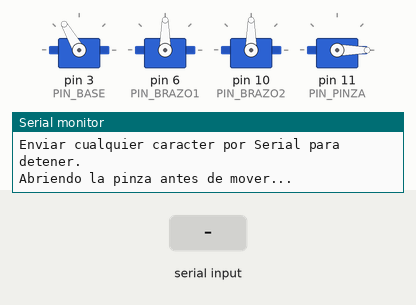
Bench run of a sketch on a simulated Arduino Uno, built with avr-gcc and run on an emulated ATmega328P. On the bench: 4 × servo, the last lines printed to the serial monitor. The inputs (shaded band) are chosen by the test bench.

Above: at 1.1 s.
At 6.8 s:
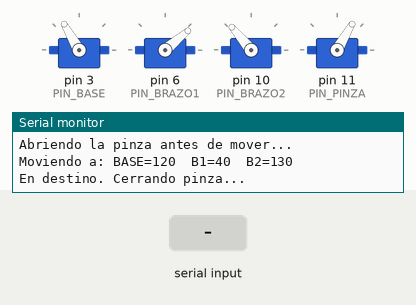
At 17.5 s:
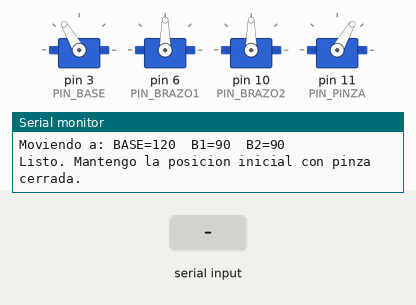
17.6 s: "1" received over Serial
Timing chart, 0 to 20.6 s (numbered marks = the images above; inputs shaded):
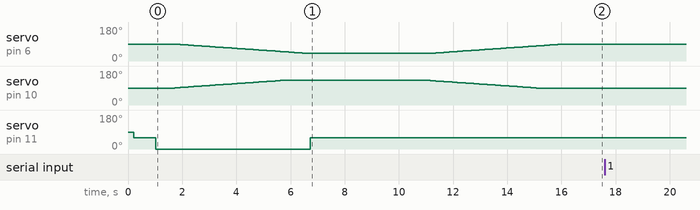

The sketch:

mover_angulos.ino
```cpp
/*
  mover_angulos.ino

  Mueve el brazo COMPLETO (BASE, BRAZO1, BRAZO2) desde ángulos de
  inicio hasta ángulos objetivo lentamente, mantiene la posición unos
  segundos y vuelve a la posición "base" (parked).

  Seguridad (comentario):
    RESUMEN: BRAZO COMPLETO (BRAZO1 + BRAZO2)
    MIN raw: 83
    MAX raw: 167

    RANGO SEGURO (con margen 5): 88 a 160

  Edita las variables `START_*` y `TARGET_*` más abajo para indicar
  los ángulos de inicio y destino. Respeta los rangos seguros.

  Uso:
    - Abrí en el IDE de Arduino y subí el sketch.
    - Abrí el Monitor Serial a 9600 para ver mensajes.
    - Enviá cualquier caracter por Serial para detener la ejecución.

*/

#include <Servo.h>

#define PIN_BASE   3
#define PIN_BRAZO1 6
#define PIN_BRAZO2 10
#define PIN_PINZA   11

// --- Ajusta aquí los ángulos de inicio y objetivo ---
// Valores de inicio (posición desde la que arrancan)
const int START_BASE   = 120;
const int START_BRAZO1 = 90;
const int START_BRAZO2 = 90;
const int START_PINZA  = 60; // pinza cerrad

// Valores objetivo (a donde quieres que vaya el brazo)
const int TARGET_BASE   = 120; // 90 era b2
const int TARGET_BRAZO1 = 40;
const int TARGET_BRAZO2 = 130;
// ----------------------------------------------------

// Ángulos de pinza
const int PINZA_ABIERTA = 0;
const int PINZA_CERRADA = 60;

// Tiempo que mantiene la posición objetivo (ms)
const unsigned long HOLD_MS = 3000; // 3 segundos

// Velocidad: ms entre cada paso de 1° (mayor = más lento)
const unsigned int MS_POR_PASO = 100; // movimiento lento

// Posición al final del ciclo: regresa a la posición inicial
const int RETURN_BASE   = START_BASE;
const int RETURN_BRAZO1 = START_BRAZO1;
const int RETURN_BRAZO2 = START_BRAZO2;

Servo servoBase;
Servo servoBrazo1;
Servo servoBrazo2;
Servo servoPinza;

// Estado actual (se actualiza conforme se escriben ángulos)
int angBase;
int angBrazo1;
int angBrazo2;

bool detenido = false;

void setup() {
  Serial.begin(9600);
  delay(200);

  servoBase.attach(PIN_BASE);
  servoBrazo1.attach(PIN_BRAZO1);
  servoBrazo2.attach(PIN_BRAZO2);
  servoPinza.attach(PIN_PINZA);

  Serial.println();
  Serial.println(F("mover_angulos: iniciando"));
  Serial.println(F("Enviar cualquier caracter por Serial para detener."));
  Serial.println();

  // Inicializar en START_*
  angBase   = clampAngle(START_BASE);
  angBrazo1 = clampAngle(START_BRAZO1);
  angBrazo2 = clampAngle(START_BRAZO2);

  servoBase.write(angBase);
  servoBrazo1.write(angBrazo1);
  servoBrazo2.write(angBrazo2);
  servoPinza.write(START_PINZA);
  delay(800);

  // Abrir la pinza antes del movimiento
  Serial.println(F("Abriendo la pinza antes de mover..."));
  servoPinza.write(PINZA_ABIERTA);
  delay(700);

  // Mover los tres servos simultáneamente hacia TARGET_*
  moverTodosASuave(TARGET_BASE, TARGET_BRAZO1, TARGET_BRAZO2, MS_POR_PASO);
  if (detenido) return;

  // Cerrar la pinza en el destino
  Serial.println(F("En destino. Cerrando pinza..."));
  servoPinza.write(PINZA_CERRADA);
  delay(700);

  // Mantener la posicion objetivo con pinza cerrada
  Serial.println(F("En objetivo con pinza cerrada. Manteniendo..."));
  unsigned long inicio = millis();
  while (millis() - inicio < HOLD_MS) {
    if (Serial.available() > 0) { detenerPorSerial(); return; }
    delay(50);
  }

  // Asegurar que la pinza está cerrada antes de regresar
  Serial.println(F("Asegurando la pinza cerrada antes de regresar..."));
  servoPinza.write(PINZA_CERRADA);
  delay(700);

  // Volver a la posición inicial lentamente, con la pinza cerrada
  Serial.println(F("Regresando a la posicion inicial con pinza cerrada..."));
  moverTodosASuave(RETURN_BASE, RETURN_BRAZO1, RETURN_BRAZO2, MS_POR_PASO);
  if (detenido) return;

  // Mantener la pinza cerrada al final
  servoPinza.write(PINZA_CERRADA);
  delay(200);

  Serial.println(F("Listo. Mantengo la posicion inicial con pinza cerrada."));
}

void loop() {
  if (Serial.available() > 0) {
    detenerPorSerial();
  }
  delay(100);
}

// Mueve los tres servos simultáneamente grado a grado hasta los objetivos.
void moverTodosASuave(int targetBase, int targetB1, int targetB2, unsigned int msPaso) {
  targetBase = clampAngle(targetBase);
  targetB1   = clampAngle(targetB1);
  targetB2   = clampAngle(targetB2);

  Serial.print(F("Moviendo a: BASE=")); Serial.print(targetBase);
  Serial.print(F("  B1=")); Serial.print(targetB1);
  Serial.print(F("  B2=")); Serial.println(targetB2);

  while ((angBase != targetBase) || (angBrazo1 != targetB1) || (angBrazo2 != targetB2)) {
    if (Serial.available() > 0) { detenerPorSerial(); return; }

    if (angBase < targetBase) angBase++; else if (angBase > targetBase) angBase--;
    if (angBrazo1 < targetB1) angBrazo1++; else if (angBrazo1 > targetB1) angBrazo1--;
    if (angBrazo2 < targetB2) angBrazo2++; else if (angBrazo2 > targetB2) angBrazo2--;

    servoBase.write(angBase);
    servoBrazo1.write(angBrazo1);
    servoBrazo2.write(angBrazo2);

    delay(msPaso);
  }
}

// Ajuste simple: asegura ángulos entre 0 y 180
int clampAngle(int a) {
  if (a < 0) return 0;
  if (a > 180) return 180;
  return a;
}

void detenerPorSerial() {
  while (Serial.available() > 0) Serial.read();
  detenido = true;
  Serial.println(F("DETENIDO por entrada serial."));
}
```
